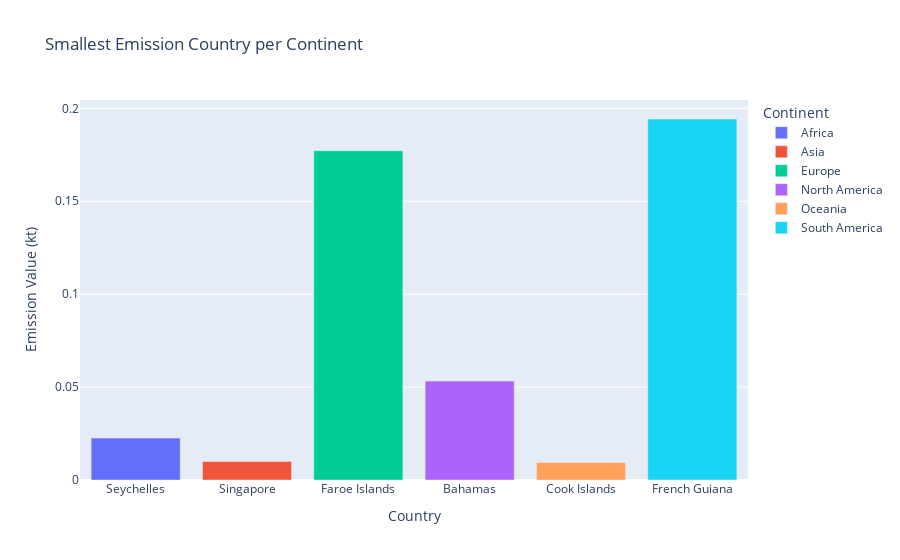

Here is the notebook cell this chart was saved with:
### Code cell
# @title Low Emission Countries per Continent

# Plot the data using Plotly Express
fig = px.bar(low_1_country, x='Area', y='Value', color='Continent',
             title='Smallest Emission Country per Continent',
             labels={'Value': 'Emission Value (kt)', 'Area': 'Country'},
             hover_data=['Continent'])

# Show the plot
fig.show()

### Figure 1 — Plotly figure (JSON) as saved in the notebook; plotly's stock layout.template omitted (floating-point values rounded to 4 significant figures)
{"data": [{"alignmentgroup": "True", "customdata": [["Africa"]], "hovertemplate": "Continent=%{customdata[0]}<br>Country=%{x}<br>Emission Value (kt)=%{y}<extra></extra>", "legendgroup": "Africa", "marker": {"color": "#636efa", "pattern": {"shape": ""}}, "name": "Africa", "offsetgroup": "Africa", "orientation": "v", "showlegend": true, "textposition": "auto", "type": "bar", "x": ["Seychelles"], "xaxis": "x", "y": [0.02257], "yaxis": "y"}, {"alignmentgroup": "True", "customdata": [["Asia"]], "hovertemplate": "Continent=%{customdata[0]}<br>Country=%{x}<br>Emission Value (kt)=%{y}<extra></extra>", "legendgroup": "Asia", "marker": {"color": "#EF553B", "pattern": {"shape": ""}}, "name": "Asia", "offsetgroup": "Asia", "orientation": "v", "showlegend": true, "textposition": "auto", "type": "bar", "x": ["Singapore"], "xaxis": "x", "y": [0.009991], "yaxis": "y"}, {"alignmentgroup": "True", "customdata": [["Europe"]], "hovertemplate": "Continent=%{customdata[0]}<br>Country=%{x}<br>Emission Value (kt)=%{y}<extra></extra>", "legendgroup": "Europe", "marker": {"color": "#00cc96", "pattern": {"shape": ""}}, "name": "Europe", "offsetgroup": "Europe", "orientation": "v", "showlegend": true, "textposition": "auto", "type": "bar", "x": ["Faroe Islands"], "xaxis": "x", "y": [0.1772], "yaxis": "y"}, {"alignmentgroup": "True", "customdata": [["North America"]], "hovertemplate": "Continent=%{customdata[0]}<br>Country=%{x}<br>Emission Value (kt)=%{y}<extra></extra>", "legendgroup": "North America", "marker": {"color": "#ab63fa", "pattern": {"shape": ""}}, "name": "North America", "offsetgroup": "North America", "orientation": "v", "showlegend": true, "textposition": "auto", "type": "bar", "x": ["Bahamas"], "xaxis": "x", "y": [0.05323], "yaxis": "y"}, {"alignmentgroup": "True", "customdata": [["Oceania"]], "hovertemplate": "Continent=%{customdata[0]}<br>Country=%{x}<br>Emission Value (kt)=%{y}<extra></extra>", "legendgroup": "Oceania", "marker": {"color": "#FFA15A", "pattern": {"shape": ""}}, "name": "Oceania", "offsetgroup": "Oceania", "orientation": "v", "showlegend": true, "textposition": "auto", "type": "bar", "x": ["Cook Islands"], "xaxis": "x", "y": [0.009409], "yaxis": "y"}, {"alignmentgroup": "True", "customdata": [["South America"]], "hovertemplate": "Continent=%{customdata[0]}<br>Country=%{x}<br>Emission Value (kt)=%{y}<extra></extra>", "legendgroup": "South America", "marker": {"color": "#19d3f3", "pattern": {"shape": ""}}, "name": "South America", "offsetgroup": "South America", "orientation": "v", "showlegend": true, "textposition": "auto", "type": "bar", "x": ["French Guiana"], "xaxis": "x", "y": [0.1943], "yaxis": "y"}], "layout": {"barmode": "relative", "legend": {"title": {"text": "Continent"}, "tracegroupgap": 0}, "title": {"text": "Smallest Emission Country per Continent"}, "xaxis": {"anchor": "y", "domain": [0, 1], "title": {"text": "Country"}}, "yaxis": {"anchor": "x", "domain": [0, 1], "title": {"text": "Emission Value (kt)"}}}}
